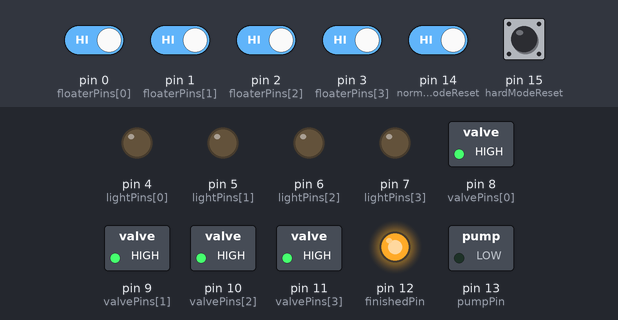
The sketch below on a simulated Arduino Uno, built with avr-gcc and run on an emulated ATmega328P. On the bench: switched loads named in the sketch (green lamp = pin HIGH), output pins drawn as LEDs (lit = HIGH). The test bench sets the inputs (shaded band); at power-on: pin 0 (floaterPins[0]), pin 1 (floaterPins[1]), pin 2 (floaterPins[2]), pin 3 (floaterPins[3]), pin 14 (normalModeReset), pin 15 (hardModeReset) HIGH. Random numbers use the default seed unless the sketch sets one.

Above: at 1.2 s.
1.3 s: pin 0 (floaterPins[0]) driven LOW
At 2.1 s:
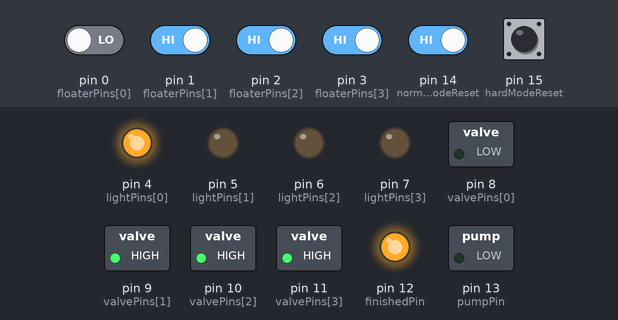
2.8 s: pin 1 (floaterPins[1]) driven LOW
At 3.3 s:
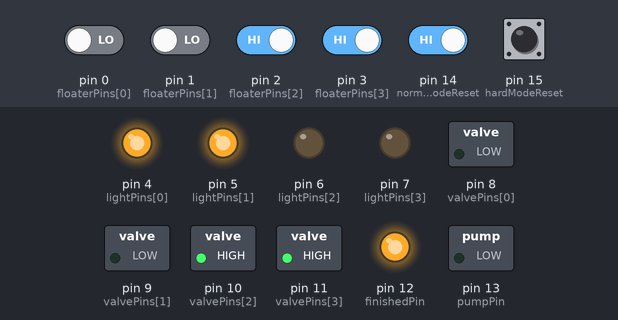
4.3 s: pin 2 (floaterPins[2]) driven LOW
At 5.5 s:
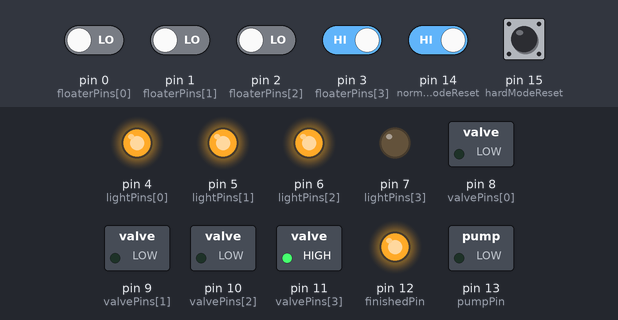
5.8 s: pin 3 (floaterPins[3]) driven LOW
At 6.8 s:
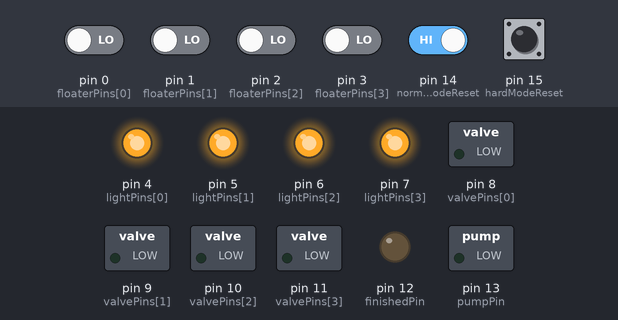
7.3 s: pin 0 (floaterPins[0]) driven HIGH and pin 14 (normalModeReset) driven LOW
At 7.9 s:
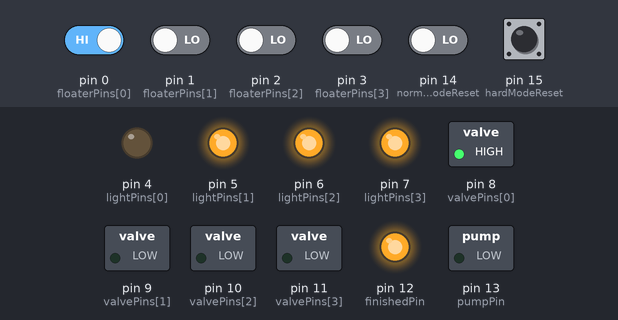
Timing chart, 0 to 42.8 s (numbered marks = the images above; inputs shaded):
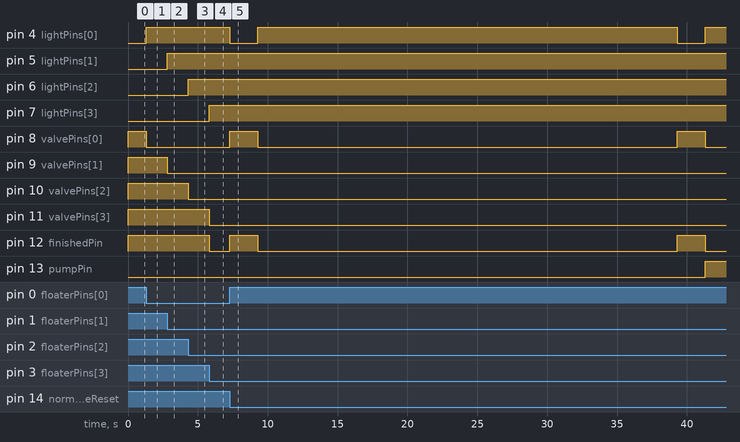

The sketch:

FireHouse.ino
```cpp
// (licence header left out)
#define RST_NONE 0
#define RST_WAITING 1
#define RST_RECOVERING 2


// ===================== CONFIGURATION =======================================

#define WINDOW_COUNT 4

//Pin configuration
const int floaterPins[WINDOW_COUNT] = {0, 1, 2, 3};
const int lightPins[WINDOW_COUNT] = {4, 5, 6, 7};
const int valvePins[WINDOW_COUNT] = {8, 9, 10, 11};
const int finishedPin = 12;
const int pumpPin = 13;
const int normalModeReset = 14;
const int hardModeReset = 15;


//Hard mode only
const int minReigniteDelay = 1000 * 25; //ms
const int maxReigniteDelay = 1000 * 30; //ms

const int pumpDuration = 1000 * 60 * 5;
const int resetDelay = 1000 * 30;
const int resetCooldown = 1000 * 2;
// ===========================================================================

bool hardMode = false;
long windowState[WINDOW_COUNT] = {};
long pumpOffTime = 0;
long resetTime = 0;
int resetStage = RST_NONE;
bool hardReset = false;
bool allExtinguished;

void setup() {
  for(int i = 0; i < WINDOW_COUNT; i++){
    pinMode(floaterPins[i], INPUT_PULLUP);
    pinMode(lightPins[i], OUTPUT);
    pinMode(valvePins[i], OUTPUT);

    digitalWrite(lightPins[i], LOW);
    digitalWrite(valvePins[i], HIGH);

    windowState[i] = 0;
  }
  pinMode(hardModeReset, INPUT_PULLUP);
  pinMode(normalModeReset, INPUT_PULLUP);
  pinMode(finishedPin, OUTPUT);
  pinMode(pumpPin, OUTPUT);
  digitalWrite(finishedPin, HIGH);
  digitalWrite(pumpPin, LOW);
  allExtinguished = false;
}

void reset(bool hard){
  hardMode = hard;
  for(int i = 0; i < WINDOW_COUNT; i++){
    windowState[i] = 0;
  }
  allExtinguished = false;
  resetTime = millis() + 2000;
  resetStage = RST_RECOVERING;
}

void loop() {
  bool normlRst = digitalRead(normalModeReset) == LOW;
  bool hardRst = digitalRead(hardModeReset) == LOW;

  if(resetStage == RST_NONE && (normlRst || hardRst)){
    hardReset = hardRst;
    if(allExtinguished){
      resetTime = millis();
    } else {
      resetTime = millis() + resetDelay;

      for(int i = 0; i < WINDOW_COUNT; i++){
        windowState[i] = millis() + resetDelay;
      }
    }
    resetStage = RST_WAITING;
  }

  if(resetStage == RST_WAITING && resetTime < millis()){
    reset(hardReset);
    return;
  }

  if(resetStage == RST_RECOVERING && resetTime < millis()){
    resetStage = RST_NONE;
    resetTime = 0;
  }

  if(allExtinguished){
    digitalWrite(finishedPin, LOW);

    if(pumpOffTime < millis()){
      digitalWrite(pumpPin, HIGH);
    } else {
      digitalWrite(pumpPin, LOW);
    }
  } else {
    digitalWrite(finishedPin, HIGH);
    allExtinguished = true;   // This is set to false later if the game is not finished
    pumpOffTime = millis() + pumpDuration;  // Pump runs for a duration longer then the game is running
    digitalWrite(pumpPin, LOW);

    //Set current time to 0 for easy mode, so valves never close again
    long currTime = hardMode ? millis(): 0;

    for(int i = 0; i < WINDOW_COUNT; i++){
      //Update window states
      //Note that low is a closed switch because the gate is hooked up to a pullup circuit
      if(digitalRead(floaterPins[i]) == LOW){
        windowState[i] = currTime + random(minReigniteDelay, maxReigniteDelay);
      }

      allExtinguished = allExtinguished && windowState[i] > currTime;

      //Set pins according to window state
      if(windowState[i] <= currTime){         //BURNING
        digitalWrite(lightPins[i], LOW);
        digitalWrite(valvePins[i], HIGH);
      } else if(windowState[i] > currTime){   //EXTINGUISHED
        digitalWrite(lightPins[i], HIGH);
        digitalWrite(valvePins[i], LOW);
      }
    }
  }
}
```

Measured:
- after the input at 1.3 s, pin 4 (lightPins[0]): LOW → HIGH at once; pin 8 (valvePins[0]): HIGH → LOW at once
- after the input at 2.8 s, pin 5 (lightPins[1]): LOW → HIGH at once; pin 9 (valvePins[1]): HIGH → LOW at once
- after the input at 4.3 s, pin 6 (lightPins[2]): LOW → HIGH at once; pin 10 (valvePins[2]): HIGH → LOW at once
- after the input at 5.8 s, pin 7 (lightPins[3]): LOW → HIGH at once; pin 11 (valvePins[3]), pin 12 (finishedPin): HIGH → LOW at once
- after the input at 7.3 s, pin 4 (lightPins[0]): alternates HIGH for 30.0 s and LOW for 2.0 s, starting at once; pin 8 (valvePins[0]), pin 12 (finishedPin): alternates HIGH for 2.0 s and LOW for 30.0 s, starting at once; pin 13 (pumpPin): LOW → HIGH after 34.0 s
